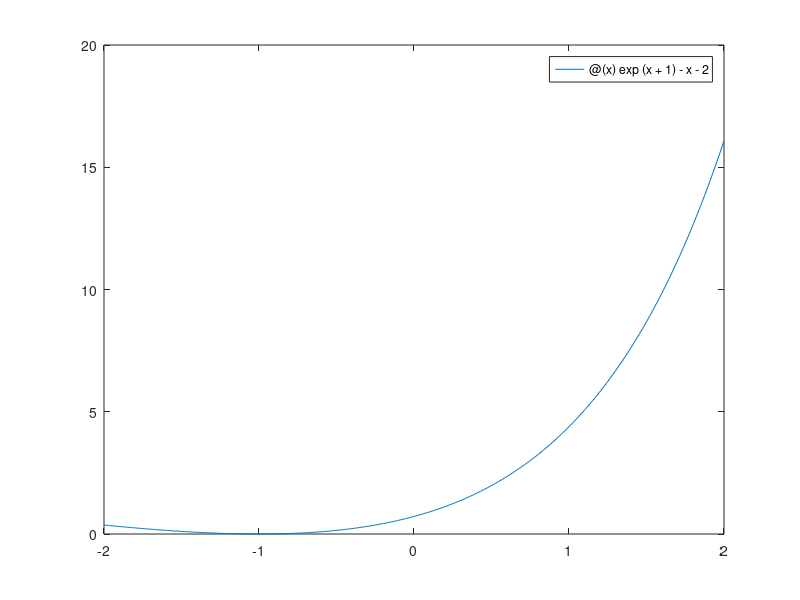

Here is the MATLAB script that generated this plot: (Note: this script raises an error after producing the figure.)
%4.3.3
%b there is one root in the intervval
f = @(x) exp(x+1)-x-2;
dfdx = @(x) exp(x+1)-1;
fplot(f, [-2 2]);
%c
true_root = fzero(f, -1);
true_root
%d
results = newton(f, dfdx, 1);
root = results(end);
root
%e
xn = [-1];
e = [xn(1) - true_root];
for k =1:4
   xn(end+1) = xn(end) - f(xn(end))/dfdx(xn(end));
   e(end+1) = xn(end) - true_root;
end
e
function x = newton(f, dfdx, x1)
funtol = 100*eps; xtol = 100*eps; maxiter=40;
x = x1;
y = f(x1);
dx = Inf;
k =1;
while(abs(dx) > xtol)&&(abs(y) > funtol)&&(k < maxiter)
    dydx = dfdx(x(k));
    dx = -y/dydx;
    x(k+1) = x(k) + dx;
    k = k+1;
    y=f(x(k));
end
end


